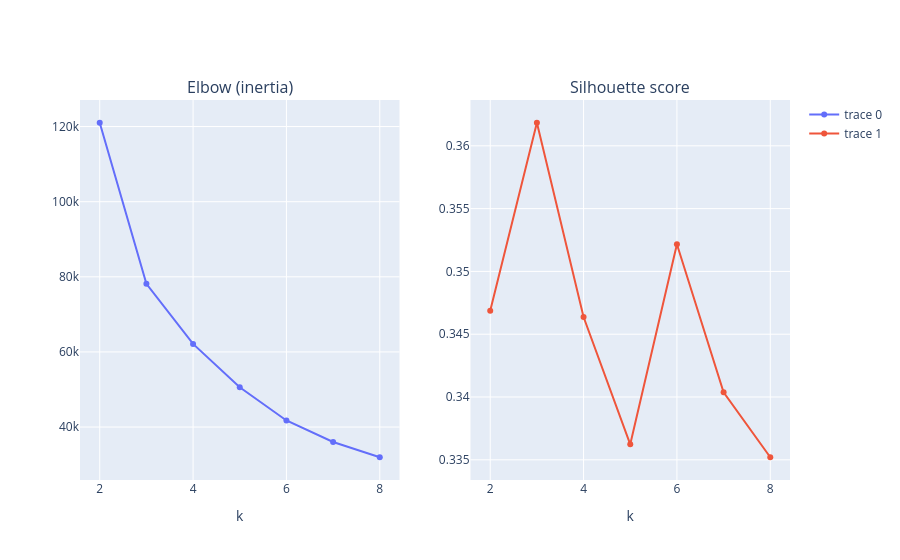

Notebook source saved alongside this figure:
### Markdown cell above
### Step 2 — Choose k (elbow + silhouette)

We don't know the "right" number of clusters upfront, so we try **k = 2 through 8** and compare:

- **Elbow (inertia)** — how tight clusters are internally. Look for the bend where adding another cluster stops helping much.
- **Silhouette score** — how well-separated clusters are (higher = better, max 1). Computed on a 10K sample because full 93K is O(n²) slow.

Pick the k that balances both. We expect modest scores (~0.33–0.36) because most customers are one-time buyers with soft boundaries.

### Code cell
from sklearn.cluster import KMeans
from sklearn.metrics import silhouette_score
import plotly.graph_objects as go
from plotly.subplots import make_subplots

k_range = range(2, 9)
inertias, silhouettes = [], []
for k in k_range:
    km = KMeans(n_clusters=k, random_state=42, n_init=10)
    labels = km.fit_predict(X)
    inertias.append(km.inertia_)
    # silhouette on 93K points is O(n^2) and slow — sample for speed
    silhouettes.append(silhouette_score(X, labels, sample_size=10000, random_state=42))

fig = make_subplots(rows=1, cols=2, subplot_titles=("Elbow (inertia)", "Silhouette score"))
fig.add_trace(go.Scatter(x=list(k_range), y=inertias, mode="lines+markers"), row=1, col=1)
fig.add_trace(go.Scatter(x=list(k_range), y=silhouettes, mode="lines+markers"), row=1, col=2)
fig.update_xaxes(title_text="k")
fig.show()

for k, s in zip(k_range, silhouettes):
    print(f"k={k}: silhouette={s:.3f}")

### Figure 1 — Plotly figure (JSON) as saved in the notebook; plotly's stock layout.template omitted (floating-point values rounded to 4 significant figures)
{"data": [{"mode": "lines+markers", "type": "scatter", "x": [2, 3, 4, 5, 6, 7, 8], "xaxis": "x", "y": [121000.0, 78140.0, 62140.0, 50590.0, 41740.0, 36020.0, 31960.0], "yaxis": "y"}, {"mode": "lines+markers", "type": "scatter", "x": [2, 3, 4, 5, 6, 7, 8], "xaxis": "x2", "y": [0.3469, 0.3618, 0.3464, 0.3362, 0.3522, 0.3404, 0.3352], "yaxis": "y2"}], "layout": {"annotations": [{"font": {"size": 16}, "showarrow": false, "text": "Elbow (inertia)", "x": 0.225, "xanchor": "center", "xref": "paper", "y": 1, "yanchor": "bottom", "yref": "paper"}, {"font": {"size": 16}, "showarrow": false, "text": "Silhouette score", "x": 0.775, "xanchor": "center", "xref": "paper", "y": 1, "yanchor": "bottom", "yref": "paper"}], "xaxis": {"anchor": "y", "domain": [0, 0.45], "title": {"text": "k"}}, "xaxis2": {"anchor": "y2", "domain": [0.55, 1], "title": {"text": "k"}}, "yaxis": {"anchor": "x", "domain": [0, 1]}, "yaxis2": {"anchor": "x2", "domain": [0, 1]}}}
